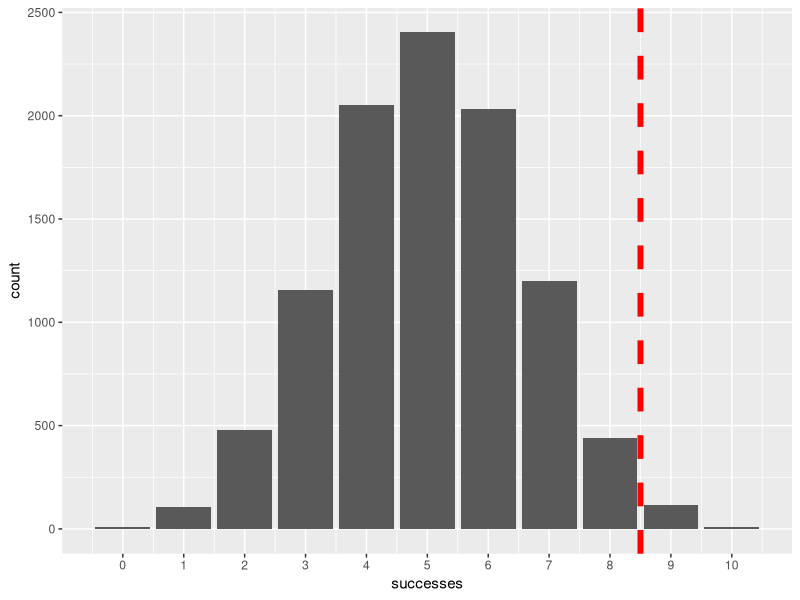
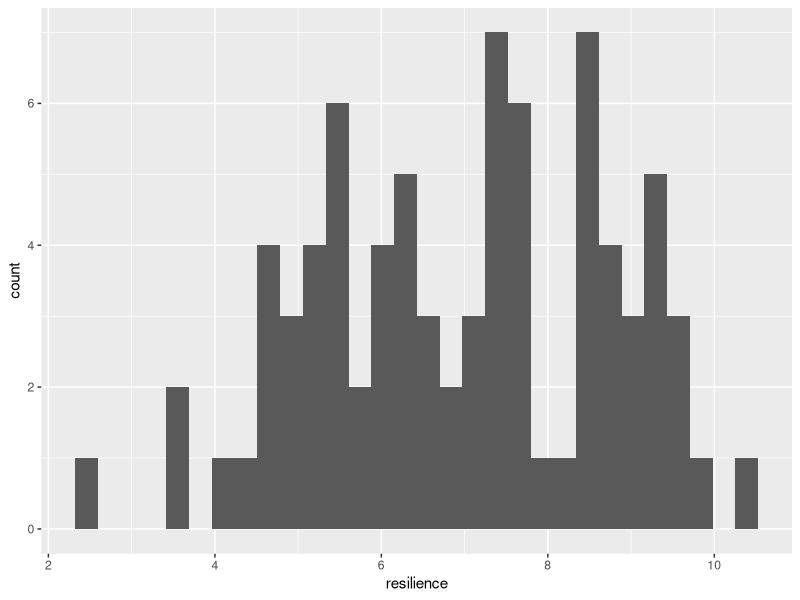
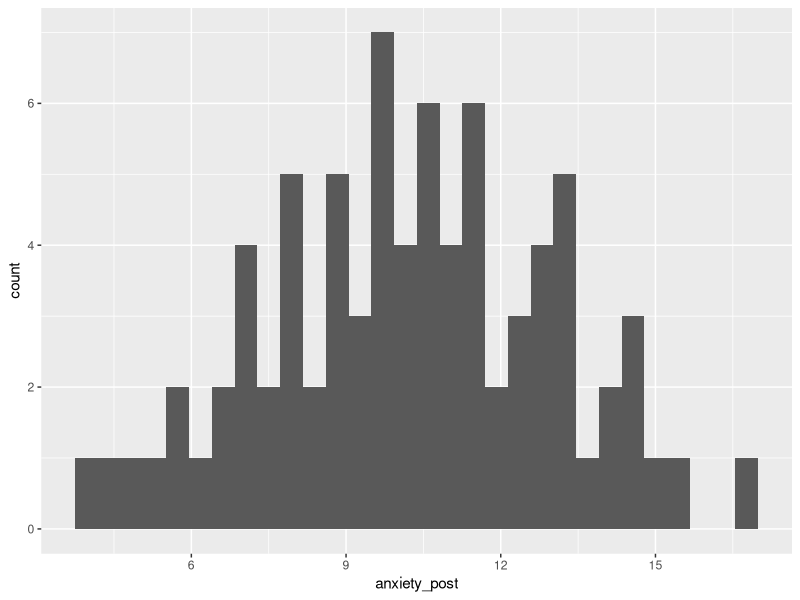
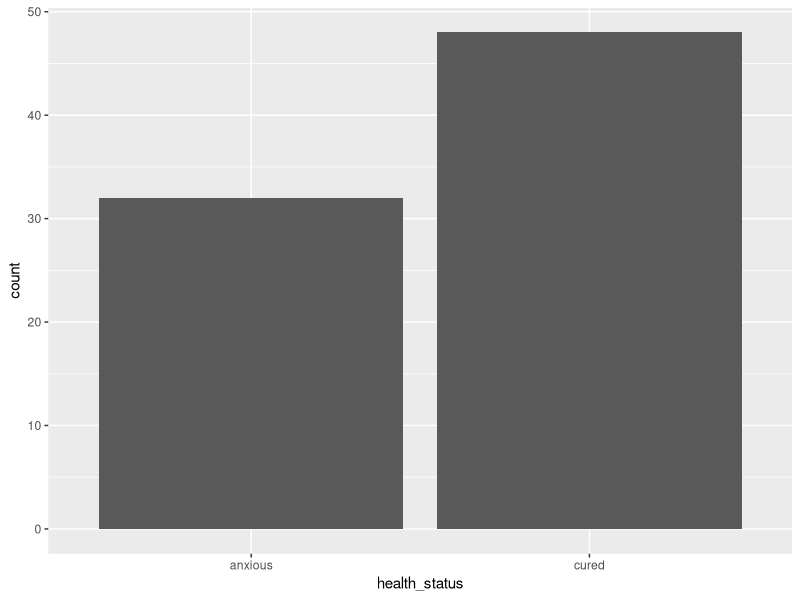
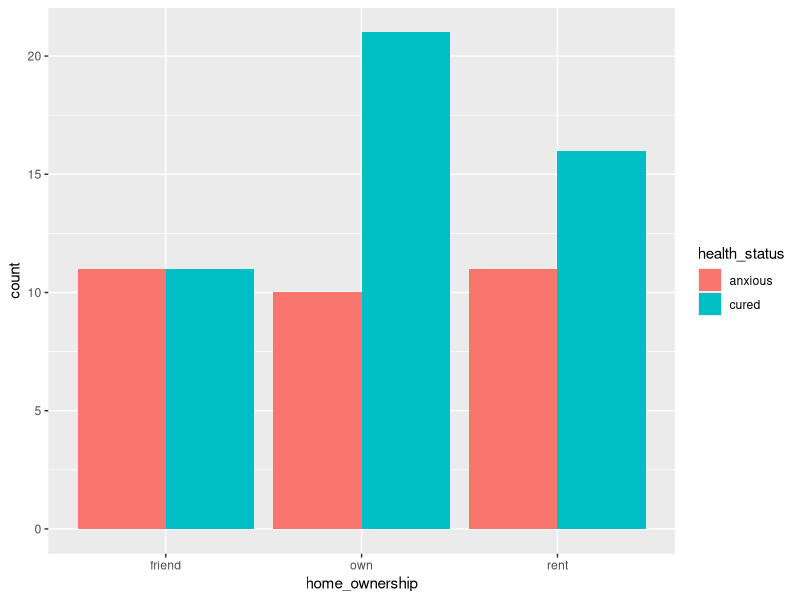
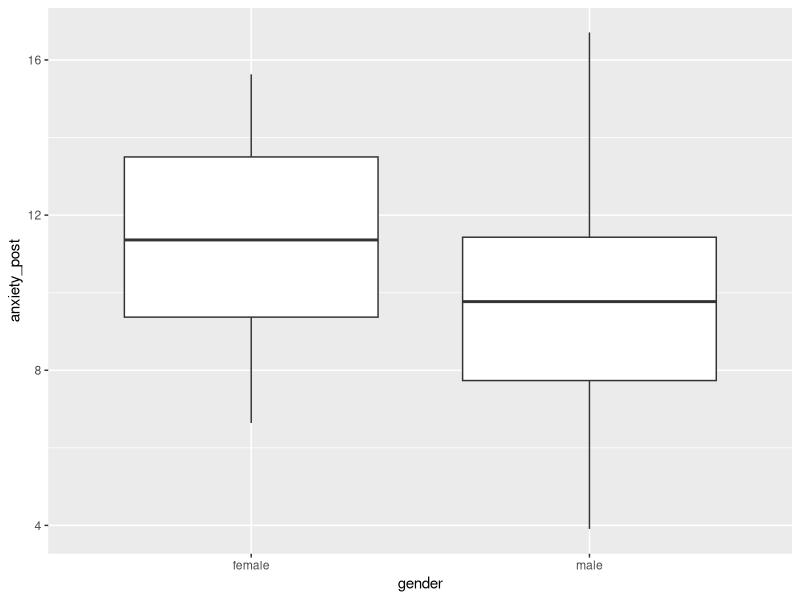
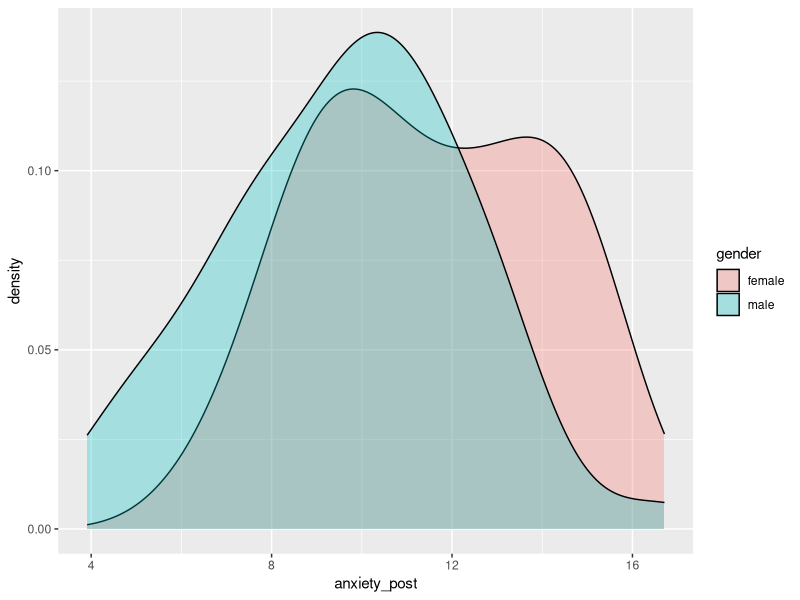
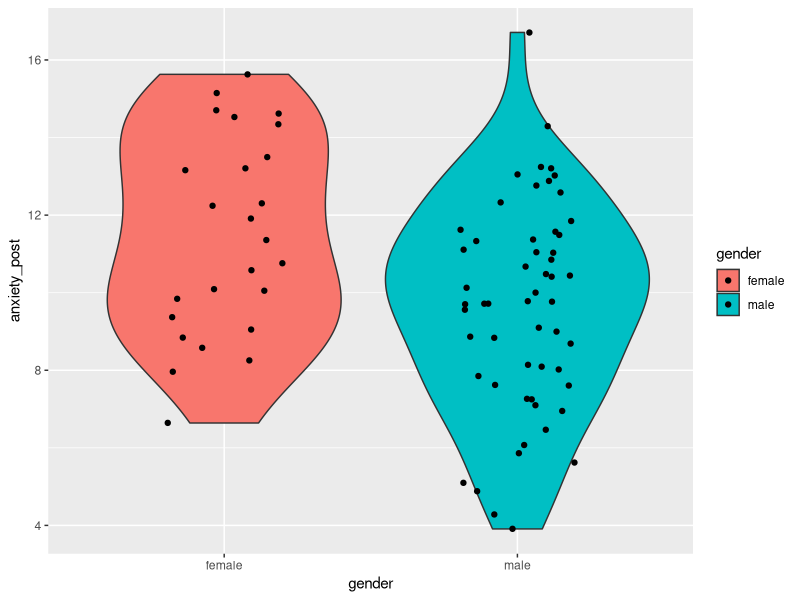

Here is the R script that generated these plots, in order:

############################################################
#                                                          #
#              Basics of hypothesis testing                #
#                                                          #
############################################################


# ## Abstract	

# This exercise aims to introduce the basic concepts related to **hypothesis testing**. During this exercise we will learn about the most commonly used statistical test to test univariate and bivariate hypotheses (testing the effect/relationship between two variables).	


# ## Loading packages	


library(tidyverse) # for dplyr and ggplot2	


# ## Null hypothesis significance testing, and its flipped logic	

# During hypothesis testing our aim often is to test establish the existence of an effect or relationship between variables. In other words, what is the probability that there is an effect. However, during **null-hypothesis significance testing (NHST)** we don't get an answer to this question directly. Rather, we apply a backward logic. We calculate what is the **probability of seeing the observed trend (or even more extreme trend) if the null hypothesis is true**.	

# A simple example: we suspect that **a coin is biased** in a way that when flipped it is more likely to show "heads" than "tails"). If I want to test whether the coin is biased with NHST, I first set up a **null-hypothesis**: in this case that the coin is fair (flipping "heads" and "tails" have the same probability).	

# - H1: the coin is biased (toward "heads")	
# - H0: the coin is fair	

# Let's say that we flip the coin and get 9 "heads" and 1 "tail". What is the probability that the coin is biased? We don't know. We cannot tell, partially because we did not specify "how much" bias are we looking for. However, we can easily tell what is the probability of getting this or even more extreme results (even more heads), if the coin is **fair**. It just requires a bit of probability theory. 	

# Without going into the details, we can calculate with the code below that the probability of getting 9 or more heads out of 10 coin flips if the probability of heads is 0.5 (50%), is p = 0.0107 (**about 1% chance**).	



	
1-pbinom(9-1, 10, 0.5)	

# In other words if we kept repeating the same experiment many times (each experiment containing 10 coinflips) with fair coins, in only 1% of the experiments would we get 9 or more heads.	

# We can test this in R by running a simulation of a lot of similar "experiments". We can randomize a coinflip-like binomial outcome (0 or 1) using the **rbinom()** function. With the code below we randomize the outcome of 10 coinflips 10000 times, with the probability of getting 1 or 0 being equial: p = 0.5 (50%). In the plot we can see how many of the experiments ended up producing 9 or more ones ("heads"). It is close to the above calculated theoretically expected probability.	


successes = rbinom(n = 10000, size = 10, prob = 0.5)	
random_flips = data.frame(successes)	
	
sum(successes > 8)/10000 # proportion of experiments with 9 or more "heads"	
	
ggplot(data = random_flips) +	
  aes(x = successes) +	
  geom_bar()+	
  scale_x_continuous(breaks = 0:10)+	
  geom_vline(xintercept = 8.5, col = "red", linetype = "dashed", size = 2)	
	
	


# Furthermore, this value is equivalent to the p-value returned by a statistical test testing the "fairness" of the coin, in this case, the Binomial test (notice that the p-value returned by the test is the same as we calculated above using pbinom()).	


	
binom.test(x = 9, n = 10, p = 0.5, alternative = "greater")	
	

# All in all, getting 9 or more heads is pretty **surprising** (rare)  from 10 flips, if the coin is fair. But what does this mean regarding whether the coin is **actually fair or not**? We don't actually know. We only know **how rare it is to see the result that we got, if we assume that the coin is fair**. This is the backward logic of the NHST you need to understand.	

# Let's go further now and let's assume that we need to **make a decision** about whether we consider the coin to be fair (for example for a "coin flipping contest") or whether we should believe that the coin is biased. This is the **test** part in the NHST. We usually make this decision based on a pre-specified probability threshold. If the result we saw is **surpirising enough**, **rare enough** assuming the truth of the null hypothesis, we might consider to abonden the assumption that the null hypothesis is true (and with the process of elimination, the only thing we are left with is the alternative hypothesis).	

# In psychology, we usually set this decision threshold at **lower than 5% probability** (p < 0.05). If we see a probability (a p-value) lower than this, we say that we **reject the null**. 	

# It is important to realize thought that we do not get information from the test about the true probability of the null or the alternative hypotheses being true in any single test. We can only know how probable or improbable the result we saw is "in a world where H0 is true". Nothing more and nothing less. 	

# The benefit of using the NHST framework for statistical decision making is that **if we use our decision threshold consistently**, we can be **fairly certain** that we only reject the null falsely in 5% of the times **when the null was actually true**. 	

# Please notice two things though: One is that I said **"fairly certain"** because the assumptions of our statistical tests must hold true, and we have to account for multiple testing. The other is that I said **"when the null was actually true"**. This is important to realize that the benefit that only 5% of our rejections are false does not mean that we are only wrong in 5% of our statistical decisions. This is because this also depends on the **base-rates of correct hypotheses**.	

# ## How many times are we actually right when making statistical decisions?	

# Consider for example of lie detectors. Lie detectors have a pretty high sensitivity, meaning that they tend to correctly identify liers in a high percentage of cases. Lets assume that we have a lie detector with a 95% sensitivity, and that the court uses decisions of lie detector operators in court rulings, so this means that we will catch 95% of the criminals, and only 5% of the criminals will get away unpunished (false negatives). This is all great and some might argue that we should use lie detectors more often in court cases. But notice that so far we only talked about criminals. What about the innocents? It turns out that while lie detectors have a great sensitivity, they tend to have a terrible specificity. That is, about 50% of non-liers are also detected as liers (false-positives) by the lie detector test. So how many times will our court rulings be correct if we rely on lie detectors? It depends on how many criminals and how many innocents we do the test with. If we mostly do the tests with criminals, we will be right most of the times. If we mostly do the test with innocents, we will be wrong most of the times. It is easy to see that if we blanket-test the population with lie detectors, and the actually proportion of criminals in the population is very low, we will end up with mostly innocents in the jails.	

# The same is true for NHST. NHST has a 5% false positive rate (false rejection of the null), but research studies tend to be powered to only have 80% of power (this means 20% false negative rate) in theory. So how many of our statistical decisions are correct then? As in the previous example, this depends on the base-rate. Of how often we do statistical tests of hypotheses which are actually true. 	

# Lets say that the alternative hypothesis is true in 50% of the cases. So from 2000 hypotheses that we test, in 1000 H0 is true, and we will reject the null falsely in 5% of them, so in 50 of these studies we will (wrongly) say that the hypothesis is true. In the rest of the studies, assuming 80% power, we will correctly reject the null in 800 studies. So in total we rejected the null in 850 studies, so in total, we our decisions to reject the null was incorrect in 50/850=0.0588 proportion of the null-rejection decisions (about 6%). Also, we retained the null hypothesis in 950 of the times when the null was actually correct, and we falesely retained the null in 200 studies where actually the alternative hypothesis was true. So our decision to retain the null was incorrect in 200/1150=0.174 proportion (17%) of the decisions in which we retained the null. In total, 250/2000 = 0.125, that is, 12.5% of our statistical decisions were incorrect.	

# But lets assume now that we (scientists) are not that good at coming up with good hypotheses. What if only 10% of the hypotheses that we test in research are actually true? If we crunch the numbers, we can see that in this case, from 2000 research studies we will end up with 90 false rejections of the null and 160 true rejections of the null, thus, we wrongly rejected the null in 36% of all the null-rejection decisions. This is pretty bad. You can say that OK, but in return only incorrectly retained the null in 2% of our null-retention decisions, which lands us at about only 6.5% of our statistical decisions being incorrect overall. That is true, but note that:	

# - the using a strict 5% decision threshold did not prevent us from making a lot of mistakes when we rejected nulls.	
# - the actual power in real research is much lower than the usually desired 80%. Some researchers estimate that depending on the field in question, the actual power is closer to 30-50%.	
# - there is a huge publication bias where positive results (rejecting the null) are overwhelmingly more easy to get published than negative results (retaining the null), so we mostly just see the null-rejection decisions, which means that out of all of the **published** statistical decisions, the actual rate of incorrect decisions is much higher overall.	
# - we did not factor in assumptions not holding true and multiple testing as I mentioned above, which might make things worse	
# - we don't actually know the true base-rate of "good ideas", so how many of our hypotheses baing tested in research are actually true. if most hypotheses we test are wrong, the published decisions can be wrong in even more times	
# - people's careers depend on publication, so researchers are incentivised to "get positive results", because that will increase their chances of being published, thus, there is a certain amount of fraud and questionable research practices in the field, that introduce bias.	

# In summary, unfortunaly it is a very real **possibility that most of the published statistical decisions are wrong** in the current literature. Recent multi-lab replication projects confirm this grim suspicion, where only about 40-60% of the findings published in top scientific journals could be replicated in high powered replication attempts.	


# ## How to do the most common statistical tests in R	

# As discussed above, statistical tests are designed to compute a p-value. In this class we will discuss the following statistical tests:	

# - binomial test	
# - Chi-squared test	
# - t-test	
# - one-way ANOVA	
# - correlation test	



# ### Binomial test	

# We can test the hypothesis that the probability of on of two binomial outcomes is different from a specified test value using the binomial test. In the coin-flip case we used this test to test the hypothesis that the probability of "heads" is higher than 0.5. In this test we need to specify the number of "successes" (x) and the number of total attempts (n), where "success" is defined as getting one of the two possible outcomes. We also need to specify the propbability of success in case of the null hypothesis being true. This is denoted as "p", but don't let this confuse you, this is not the p-value that we use for statistical inference.	

# We specify that alternative = "greater" in the code because we have a specific directional hypothesis, the alternative hypothesis is not only that the probability of heads is "different" from 0.5, we suspect that the probability of heads is actually higher than 0.5.	


	
binom.test(x = 9, n = 10, p = 0.5, alternative = "greater")	
	


# Interpreting the results:	

# - p-value: This is the p-value used for statistical inference, giving the probability of seeing the observer results or even more extreme results if the null is true.	
# - alternative hypothesis: specifies the alternative hypothesis, in this case that "true probability of success is greater than 0.5", because we specified p = 0.5 when calling the statistical test, and because we specified that alternative = "greater".	
# - 95 percent confidence interval (95% CI for short): A 95% confidence interval, meaning that if the experiment was repeated many times and we calculated the the confidence intervals the same way, 95% of these intervals would contain the true population parameter (in this case, the actual probability of getting heads with this coin). It is important that just like the p-value, this 95% CI does not give any assurance about the current single study, it is designed to work over many studies. Note that the CI extend on one side to the highest possible value (in this case 1 is the highest possible value, since we are talking about probabilites). This is because we specified a "one-sided" statistical test with alternative = "greater".	
# - Sample estimates: the actual observed "empirical probability", the observed proportion of successes in our sample. This is the point-estimate.	

# The result can be written as:	

# "We observed 9 heads out of 10 coin flips. The probability of heads is statistically significantly larger (p = 0.011) than 50%: the probability of heads was 0.9 in the sample (95% CI = 0.61, 1)"	

# ## Generate data for the class	

# The code below will generate some data for our class today. It is not important to understand the data generation code at this point in the course, but if you are interested, you can learn from it. 	


n_per_group = 40	
	
base_height_mean = 164	
base_height_sd = 10	
base_anxiety_mean = 18	
base_anxiety_sd = 2	
resilience_mean = 7	
resilience_sd = 2	
	
treatment_effect = - 3	
resilience_effect = - 0.8	
	
gender_bias = 0.7	
gender_effect = - 1	
gender_effect_on_height = 12	
	
	
treatment <- rep(c(1, 0), each = n_per_group)	
set.seed(1)	
	
gender_num <- rbinom(n = n_per_group * 2, size = 1, prob = 0.7)	
gender <- NA	
gender[gender_num == 0] = "female"	
gender[gender_num == 1] = "male"	
	
set.seed(2)	
home_ownership <- sample(c("own", "rent", "friend"), n_per_group * 2, replace = T)	
	
set.seed(3)	
resilience <- rnorm(mean = resilience_mean, sd = resilience_sd, n = n_per_group*2)	
	
set.seed(6)	
anxiety_base <- rnorm(mean = base_anxiety_mean, sd = base_anxiety_sd, n = n_per_group*2)	
anxiety_baseline <- anxiety_base + resilience * resilience_effect + gender_num * gender_effect + rnorm(mean = 0, sd = 2, n = n_per_group*2)	
anxiety_post <- anxiety_base + treatment * treatment_effect + resilience * resilience_effect + gender_num * gender_effect	
participant_ID <- paste0("ID_", 1:(n_per_group*2))	
	
set.seed(5)	
height_base <- rnorm(mean = base_height_mean, sd = base_height_sd, n = n_per_group*2)	
height <- height_base + gender_num * gender_effect_on_height	
	
	
group <- rep(NA, n_per_group*2)	
group[treatment == 0] = "control"	
group[treatment == 1] = "treatment"	
	
health_status <- rep(NA, n_per_group*2)	
health_status[anxiety_post < 11] = "cured"	
health_status[anxiety_post >= 11] = "anxious"	
	
data <- data.frame(participant_ID)	
data = cbind(data, gender, group, resilience, anxiety_baseline, anxiety_post, health_status, home_ownership, height)	
data = as_tibble(data)	
	
data = data %>% 	
  mutate(gender = factor(gender))	
	
data = data %>% 	
  mutate(group = factor(group))	
	
data = data %>% 	
  mutate(health_status = factor(health_status))	
	
data = data %>% 	
  mutate(home_ownership = factor(home_ownership),	
         anxiety_baseline = round(anxiety_baseline, 2),	
         anxiety_post = round(anxiety_post, 2),	
         resilience = round(resilience, 2),	
         height = round(height, 2))	
	
	


# The data simlate data gathered in a randomized controlled clinical trial, where we assessed the effectiveness of psychotherapy to alleviate stress of hurricane survivors. People with high anxiety entered the study after they lost their homes in a hurricane. Participants were randomly allocated into a control or a treatment group. The treatment group got weekly CBT sessions for 6 weeks. The control group was put on a wait list, and did not get any intervention to decrease anxiety.	

# In the dataset we have the following variableS: 	

# - participant_ID	
# - gender	
# - group - "treatment" or "control"	
# - resilience - a trait-like ability/capacity of a person to cope with challanges or stressful situations (a continuous variable)	
# - anxiety_baseline - anxiety levels measured at baseline	
# - anxiety_post - anxiety measured after 6 weeks	
# - health_status - whether the person can be considered to be "cured" or "anxious" according to clinical criteria.	
# - home_ownership - where did the person live before the hurricane: "friend" means that with family or friends, "own" means that in a property owned by the person, "rent" means that in property rented by the person	
# - height - height of the person	

# ## Checking data.	


# As always, we need the check the data structure and descriptives before doing any analysis. 	



data	
	
data %>% 	
  summary()	
	
data %>% 	
  ggplot() +	
    aes(x = resilience) +	
    geom_histogram()	
	
data %>% 	
  ggplot() +	
    aes(x = anxiety_post) +	
    geom_histogram()	
	
data %>% 	
  ggplot() +	
    aes(x = health_status) +	
    geom_bar()	
	
set.seed(Sys.time())	


# ## Hipotezisek	

# We will test the following hypotheses in this study: 	

# 1. More than 50% of the participants were male in the population (**gender** vs. 50%).	
# 2. The research groups will differ from each other in the health_status of individuals. (**health_status** vs. **group**)	
# 3. The average anxiety will be lower i the treatment group than in the control group at the 6 week (post-tretatment) measurement time (**anxiety_post** vs. **group**)	
# 4. Resilience will be negatively correlated with post-test anxiety (those with higher resilience will have lower anxiety).(**anxiety_post** vs. **resilience**)	


# *___________Practice_____________*	

# Test the hypothesis that there are more than 50% males (**gender** variable) in this clinical population. 	

# Hint: We can test this hypothesis the same way as we tested the hypothesis above about the coin being biased.	

# *________________________________*	


# ## Relationship between two categorical variables (Chi-squared test)	

# The Chi-squared test is used to assess whether there is a relationship between two categorical variables.	

# (For 2x2 tables the Fisher’s exact test or likelihood ratio test is advised, but for tables larger than 2x2 the Chi-sqare test is advised.)	

# Assumptions for the Chi-sqare test:	

# - Each observation is independent of all the others (i.e., one observation per subject);	
# - No more than 20% of the expected counts are less than 5 and all individual expected counts are 1 or greater	

# Lets now assess the relationship of **home_ownership** and **health_status**. 	

# As always, we start with exploration:	

# - create a crosstab of the two variables	
# - visualize the relationship using a barchart (pl. geom_bar)	


	
table(data$home_ownership, data$health_status)	
	
data %>% 	
  ggplot() +	
    aes(x = home_ownership, fill = health_status) +	
    geom_bar(position = "dodge")	
	


# Then, we can perform the Chi-squared test. We do this on the crosstab we created for the exploration above. 	

# In the Khi-squared test we are testing the null hypothesis that the probability distribution of one variable is the same in all categories of the other variable. (In our case this means that people in all home ownership categoris display the same rate of being cured vs. being anxious)	



	
ownership_health_status_table = table(data$home_ownership, data$health_status)	
ownership_health_status_table	
	
chisq.test(ownership_health_status_table)	
	

# We can write this result down as: 	

# "There is no statistically significant difference among the different home ownership groups in their health status. (X^2 = `r round(chisq.test(ownership_health_status_table)$statistic, 2)`, df = `r chisq.test(ownership_health_status_table)$parameter`, p = `r round(chisq.test(ownership_health_status_table)$p.value, 3)`)."	





# *___________Practice_____________*	


# Test hypothesis 2 mentioned above: "The research groups will differ from each other in the health_status of individuals." (**health_status** vs. **group**)	

# This can be tested with the same procedure as above.	

# - first, do explorative analysis	
# - create a crosstab of the two variables, save this table as a new object	
# - do the chisq.test() with this table object as the input	
# - write down the results according to the example in the class notes.	


# *________________________________*	


# ## Comparing the average of a continuous variable across groups: t-test and ANOVA	


# ### t-test	

# The t-test is used to compare the mean of a continuous variable across two groups. For example in the code below we compare the mean of anxiety after 6 weeks of treatment (**anxiety_post**) of men and women (**gender**).  	

# The assumptions of the independent sample t-test are:	

# - The dependent variable should be measured at the interval or ratio level	
# - The independent variable should consist of two categorical independent groups	
# - Independence of the observations. Each subject should belong to only one group. There is no relationship between the observations in each group.	
# - No significant outliers in the two groups	
# - Normality. the data for each group should be approximately normally distributed.	
# - Homogeneity of variances. the variance of the outcome variable should be equal in each group. The Welch t-test does not make this assumption, so this can be used in case of heteroscedasticity.	


# As usualy we start with exploratory statistics.	


	
summary = data %>% 	
  group_by(gender) %>% 	
    summarize(mean = mean(anxiety_post), sd = sd(anxiety_post))	
summary	
	
data %>% 	
  ggplot() +	
    aes(x = gender, y = anxiety_post) +	
    geom_boxplot()	
	
data %>% 	
  ggplot() +	
    aes(x = anxiety_post, fill = gender) +	
    geom_density(alpha = 0.3)	
	
data %>% 	
  ggplot() +	
    aes(x = gender, y = anxiety_post, fill = gender) +	
    geom_violin() +	
    geom_jitter(width = 0.2)	
	
	


# The exploratory results that indicate that there is a difference between the gender groups, females having slightly higher anxiety than men.	

# To see whether there is a statistically significant difference, we need to perform a t-test using the t.test() function.	


	
t_test_results = t.test(anxiety_post ~ gender, data = data)	
t_test_results	
	
mean_dif = summary %>% 	
    summarize(mean_dif = mean[1] - mean[2])	
mean_dif	
	
	


# The result can be written down as follows:	

# "Man and women are significantly different in post-treatment anxiety. (t = `r round(t_test_results$statistic, 2)`, df = `r round(t_test_results$parameter, 2)`, p = `r round(t_test_results$p.value, 3)`. Mean anxiety in the groups were as follows: women: `r round(summary$mean[1], 2)`(`r round(summary$sd[1], 2)`), men: `r round(summary$mean[2], 2)`(`r round(summary$sd[2], 2)`). Women were on average more anxious by `r round(mean_dif, 2)` points than men (95% CI = `r round(t_test_results$conf.int[1], 2)`, `r round(t_test_results$conf.int[2], 2)`)."	

# ### One-way ANOVA	

# If there are **more than 2 categories** in a categorical variable, we cannot use a t-test to compare all groups at the same time. Instead, we can use the ***One-way ANOVA*** with the **aov()** function. The formula is the same as for the t.test().	

# The assumptions of the one-way ANOVA:	

# - The dependent variable should be measured at the interval or ratio level	
# - The independent variable should consist of two or more categorical, independent groups	
# - Independence of observations	
# - No significant outliers in the groups	
# - Normality. The dependent variable should be approximately normally distributed for each category of the independent variable	
# - Homogeneity of variances.	


# Below we are testing the group differences in mean post-treatment anxiety (**anxiety_post**) between the home ownership groups (**home_ownership**).	


	
summary_home_ownership_vs_anxiety_post = data %>% 	
  group_by(home_ownership) %>% 	
    summarize(mean = mean(anxiety_post), sd = sd(anxiety_post))	
summary_home_ownership_vs_anxiety_post	
	
	
data %>% 	
  ggplot() +	
    aes(x = home_ownership, y = anxiety_post) +	
    geom_violin() +	
  geom_jitter()	
	
	
ANOVA_result = aov(anxiety_post ~ home_ownership, data = data)	
summary(ANOVA_result)	
	



# The results can be written down as follows:	

# "There was no significant difference between the homw ownership groups in the average level of anxiety at post-treatment. (F (`r round(summary(ANOVA_result)[[1]]$Df[1],2)` ,`r round(summary(ANOVA_result)[[1]]$Df[2],2)`) = `r round(summary(ANOVA_result)[[1]]$F[1],2)`, p = `r round(summary(ANOVA_result)[[1]][1,5],3)`). Table 1 shows the mean and SD of anxiety for each group."	


# ### One-sided vs. two-sided tests	

# If we have an expectation about the direction of an effect (for example which group will show higher scores), that we use a **one-sided statistical test** instead of the degfault two-sided tests. 	

# Let's say for example that we hypothesize that there will be a difference between the gender groups in post-treatment anxiety, and also that females will have higher anxiety. We can specify this by setting the "alternative" parameter to alternative = "greater". 	

# If we compare this result to the previous result we got on the same t-test without setting the alternative parameter, see that all numerical results are the same, except for **the p-value and the confidence interval**. The p-value is exactly half of the size it was with the two-sided test, because the possible probability distribution was halved by using a one-sided hypothesis. This means that if we are right about the direction of the effect, specifying this in the hypothesis makes our test more powerful (have a higher probability of detecting the effect), so it is always worth it to specify a one-sided hypothesis if we have good reason to suspect it.	

# Also, as noted above, the confidence interval (CI) extends on one side to the highest possible value, in this case it is "Inf", that is, infinity. 	

# One important thing to understand is that when we say **alternative = "greater"**, we mean that the **reference group** in the categorical variable will have a higher mean compared to the other group. If we thought that the reference category would have a lower mean than the other group, we would have to specify **alternative = "less"**. 	

# As noted earlier, the reference group or reference category is determined by R automatically based on alphabetic order, unless specified otherwise. In our case, "female" is tha reference category, since it is earlier in the alphabet than "male". We can change this by using the **factor() function and setting the levels =** parameter as we have seen in the earlier exercise. The important thing is to always know what is the reference level when we specify a one-sided alternative hypothesis. 	



	
summary = data %>% 	
  group_by(gender) %>% 	
    summarize(mean = mean(anxiety_post), sd = sd(anxiety_post))	
summary	
	
data %>% 	
  ggplot() +	
    aes(x = gender, y = anxiety_post, fill = gender) +	
    geom_violin() +	
    geom_jitter(width = 0.2)	
	
t_test_results_one_sided = t.test(anxiety_post ~ gender, data = data, alternative = "greater")	
t_test_results_one_sided	
	


# We can write down the result like this:	

# "The anxiety was significantly higher among women than men (t = `r round(t_test_results_one_sided$statistic, 2)`, df = `r round(t_test_results_one_sided$parameter, 2)`, p = `r round(t_test_results_one_sided$p.value, 3)`. The mean and SD of anxiety in the groups were the following: women: `r round(summary$mean[1], 2)`(`r round(summary$sd[1], 2)`), men: `r round(summary$mean[2], 2)`(`r round(summary$sd[2], 2)`). women were on average `r round(mean_dif, 2)` points more anxious (95% CI = `r round(t_test_results_one_sided$conf.int[1], 2)`, inf)."	


# Lets see what would have happened if we specified the alternative hypothesis in the other direction with **alternative = "less"**. 	

# The p-values is almost 1 in this case, This is not surprising, since the trend in the data point into the opposite direction from what we specified in our alternative hypothesis, so this observation does not allow us at all to reject the null.	



	
t_test_results_one_sided = t.test(anxiety_post ~ gender, data = data, alternative = "less")	
t_test_results_one_sided	
	



# *____________Practice___________*	

# Test the 3rd hypothesis mentioned above: 	

# Teszteld a 3. hipotezist, hogy "The average anxiety will be lower i the treatment group than in the control group at the 6 week (post-tretatment) measurement time" (**anxiety_post** vs. **group**).	

# - Lets run exporatory analyses on the relationship of the two variables	
# - Decide whether to use one or two sided test, and if you decide to use one-sided, make sure to specify the alternative correctly based on what is the reference group	
# - Should we use the t.test or one-way ANOVA?	
# - Write down the results with words as shown in the example above.	

# *________________________________*	


# ## Relationship between two continuous variables, correlation test using cor.test()	

# The **correlation test** determines whether there is a statistically significant relationship between **two conitnuous variables**	

# The assumptions of pearson's correlation are:	
# - Continuous variables. If one or both of the variables are ordinal in measurement, then a Spearman correlation can be used	
# - Each observation should have a pair of values	
# - Absence of outliers	
# - Linearity. A “straight line” relationship between the variable should be formed.	
# - Normality. Both variables should be normally distributed. In case of non-normality a Spearman correlation can be conducted instead	


# Lets assess wehter there is a relationship between **resilience** and **height**. 	

# As we learned before, the exploratory analysis can inlcude a scatterplot with a trend line and calculating the correlation coefficient. (Note that in geom_smooth we use method = "lm" to get a straight line instead of the curved line what is produced by the default method = "loess")	


	
data %>% 	
  select(resilience, height) %>% 	
    cor()	
	
data %>% 	
  ggplot() +	
    aes(x = resilience, y = height) +	
      geom_point() +	
      geom_smooth(method = "lm")	
	


# The two variables seem to be unrelated based on the exploration.	

# We can test for whether there is a statistically significant relationship using Pearson correlation test via the **cor.test()** function:	


correlation_result = cor.test(data$resilience, data$height)		
correlation_result		
	


# We can write down the results as follows:	

# There is was no evidence for a significant relationship between resilience and height (r = `r round(correlation_result$estimate, 2)`, 95% CI = `r round(correlation_result$conf.int[1], 2)`, `r round(correlation_result$conf.int[2], 2)`, df = `r round(correlation_result$parameter, 2)`, p = `r round(correlation_result$p.value, 3)`)"	

# Similarly to the t.test, it is good to use a one-sided alternative hypothesis in the case of a correlation test as well, if we have a good reason to expect this. For example we can expect that there will be a positive correlation between resilience and height, so we could specify alternative = "greater", because we think that there will be a positive correlation. If we thought the correlation will be negative, we would specify alternative = "less".	


	
correlation_result_greater = cor.test(data$resilience, data$height, alternative = "greater")		
correlation_result_greater		
	




# *____________Practice____________*	

# test the 4th hypothesis mentioned above: 	

# Teszteld a 4. hipotezist, hogy "Resilience will be negatively correlated with post-test anxiety (those with higher resilience will have lower anxiety)." (**anxiety_post** vs. **resilience**)	

# - Lets run exporatory analyses on the relationship of the two variables	
# - Decide whether to use one or two sided test, and if you decide to use one-sided, make sure to specify the alternative correctly based on the expected direction of the relationship	
# - Write down the results of the test with words as shown in the example above.	

# *________________________________*	


# ### About reporting statistical results in general:	

# When reporting statistical results, it can vary from test to test what kinds of data we get, but in general, we usually need to provide the following information in te description of the results: 	
# - text summary of the results	
# - the test-statistic	
# - degrees of freedon (in very simple tests with no df we usually report the sample size instead)	
# - p-value	
# - point estimate of the parameter or effect size 	
# - 95% confidence interval of the the parameter or effect size 	
